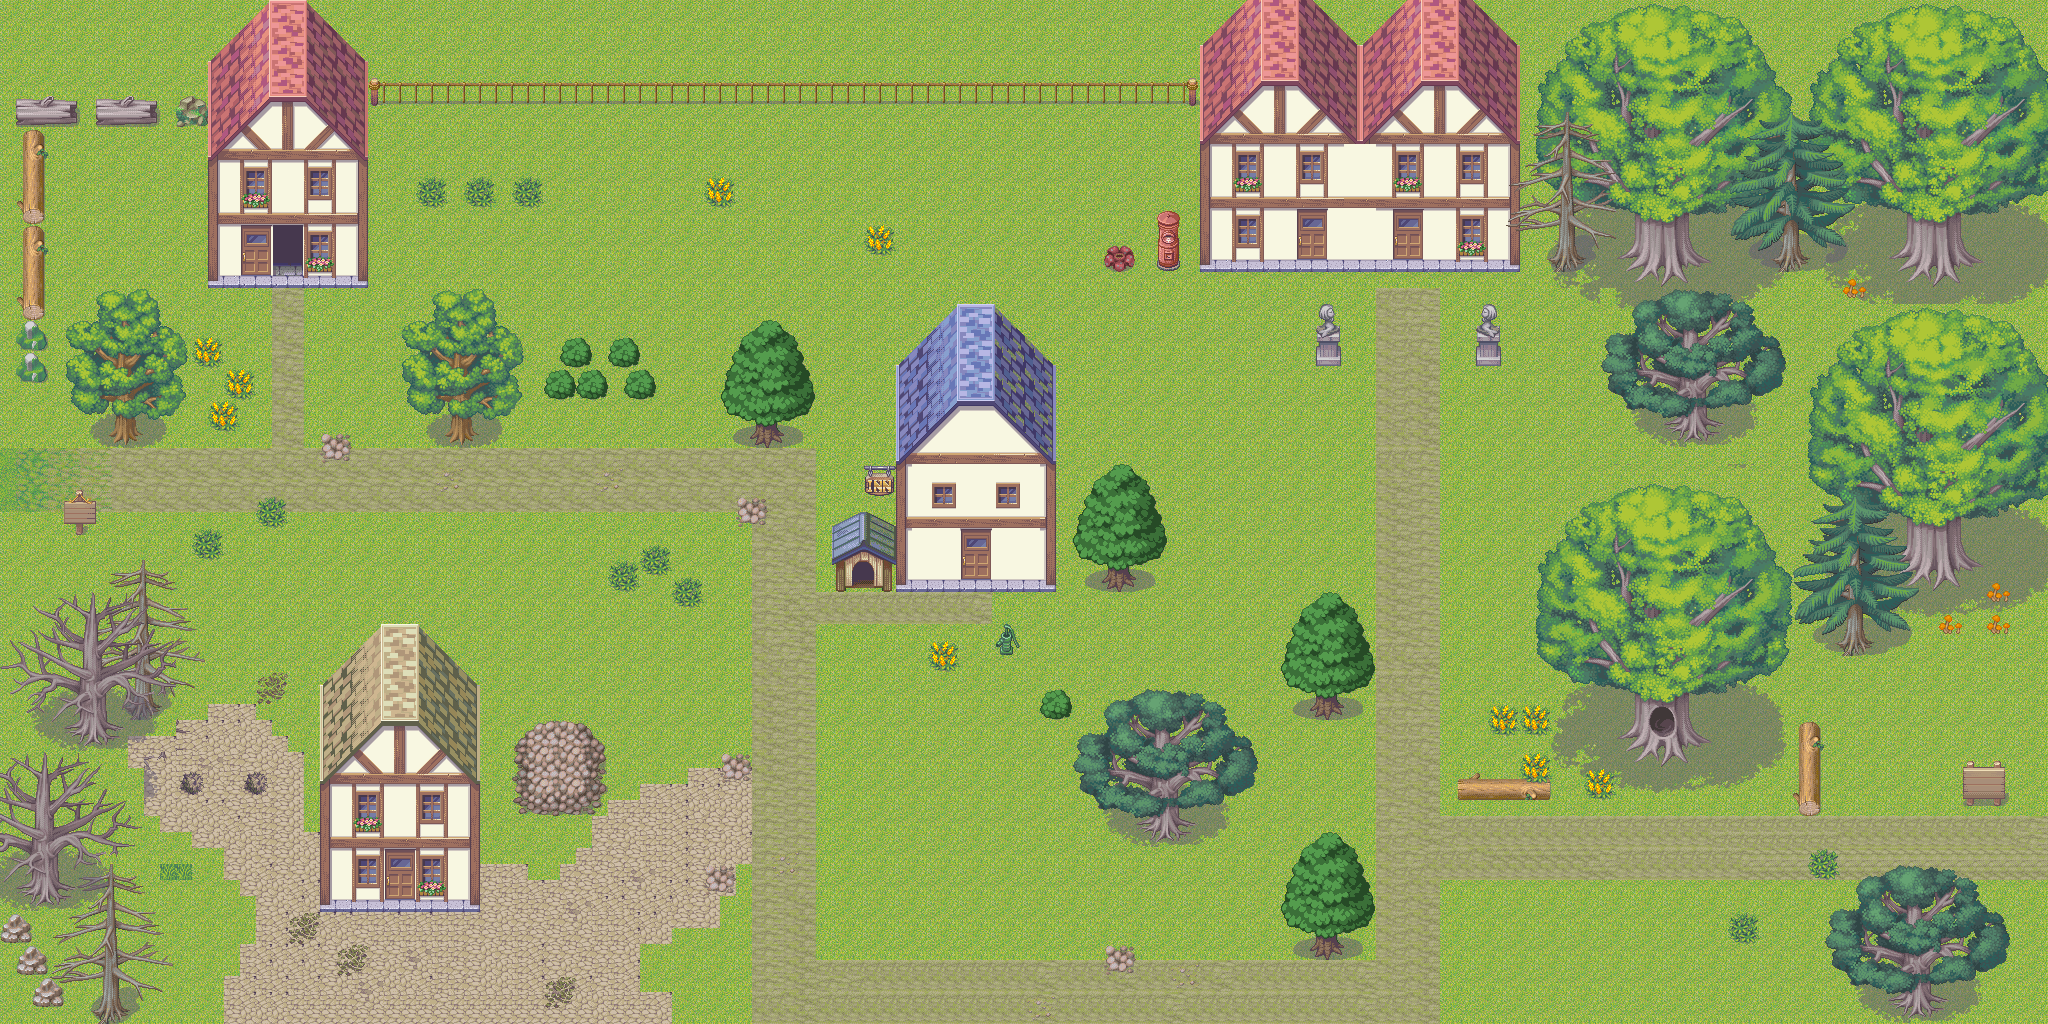

This is a level from a 2D game, rendered from its Tiled map with the project's own tilesets. A one-line summary and the map file follow, with tile-layer data summarised:
An orthogonal 128x64 tile map with 16x16 px tiles, 4 tile layers (background, first, second, meta), 2 tilesets and 74 objects (47x barrier, 20x semi-transparent, 6x entrance, spawn-point).

<map version="1.0" orientation="orthogonal" width="128" height="64" tilewidth="16" tileheight="16">
 <properties>
  <property name="is-internal-scene" value="0" />
 </properties>
 <tileset firstgid="1" name="forest" tilewidth="16" tileheight="16">
  <image source="forest.png" width="1024" height="1312" />
 </tileset>
 <tileset firstgid="5249" name="barrier-mask" tilewidth="16" tileheight="16">
  <image source="barrier-mask4.png" width="64" height="64" />
  <tile id="0">
   <properties>
    <property name="barrier-type" value="1" />
   </properties>
  </tile>
  <tile id="1">
   <properties>
    <property name="barrier-type" value="2" />
   </properties>
  </tile>
  <tile id="2">
   <properties>
    <property name="barrier-type" value="3" />
   </properties>
  </tile>
 </tileset>
 <layer name="background" width="128" height="64">
  <data>[8192 cells, 8192 non-empty, 4 distinct tile ids]</data>
 </layer>
 <layer name="first" width="128" height="64">
  <data>[8192 cells, 4216 non-empty, 1245 distinct tile ids]</data>
 </layer>
 <layer name="second" width="128" height="64">
  <data>[8192 cells, 939 non-empty, 462 distinct tile ids]</data>
 </layer>
 <objectgroup name="barriers" width="128" height="64">
  <object type="barrier" x="1616" y="720" width="96" height="48">
   <properties>
    <property name="barrier-type" value="1" />
   </properties>
  </object>
  <object type="barrier" x="1616" y="224" width="432" height="48">
   <properties>
    <property name="barrier-type" value="1" />
   </properties>
  </object>
  <object type="barrier" x="1883" y="532" width="96" height="48">
   <properties>
    <property name="barrier-type" value="1" />
   </properties>
  </object>
  <object type="barrier" x="1136" y="816" width="64" height="32">
   <properties>
    <property name="barrier-type" value="1" />
   </properties>
  </object>
  <object type="barrier" x="1888" y="976" width="64" height="48">
   <properties>
    <property name="barrier-type" value="1" />
   </properties>
  </object>
  <object type="barrier" x="1664" y="416" width="64" height="32">
   <properties>
    <property name="barrier-type" value="1" />
   </properties>
  </object>
  <object type="barrier" x="64" y="720" width="64" height="32">
   <properties>
    <property name="barrier-type" value="1" />
   </properties>
  </object>
  <object type="barrier" x="16" y="864" width="64" height="32">
   <properties>
    <property name="barrier-type" value="1" />
   </properties>
  </object>
  <object type="barrier" x="80" y="992" width="64" height="32">
   <properties>
    <property name="barrier-type" value="1" />
   </properties>
  </object>
  <object type="barrier" x="1296" y="688" width="48" height="32">
   <properties>
    <property name="barrier-type" value="1" />
   </properties>
  </object>
  <object type="barrier" x="1296" y="928" width="48" height="32">
   <properties>
    <property name="barrier-type" value="1" />
   </properties>
  </object>
  <object type="barrier" x="1104" y="560" width="48" height="32">
   <properties>
    <property name="barrier-type" value="1" />
   </properties>
  </object>
  <object type="barrier" x="742" y="418" width="48" height="32">
   <properties>
    <property name="barrier-type" value="1" />
   </properties>
  </object>
  <object type="barrier" x="432" y="416" width="48" height="32">
   <properties>
    <property name="barrier-type" value="1" />
   </properties>
  </object>
  <object type="barrier" x="96" y="416" width="48" height="32">
   <properties>
    <property name="barrier-type" value="1" />
   </properties>
  </object>
  <object type="barrier" x="112" y="688" width="48" height="32">
   <properties>
    <property name="barrier-type" value="1" />
   </properties>
  </object>
  <object type="barrier" x="1832" y="625" width="48" height="32">
   <properties>
    <property name="barrier-type" value="1" />
   </properties>
  </object>
  <object type="barrier" x="544" y="352" width="112" height="48">
   <properties>
    <property name="barrier-type" value="1" />
   </properties>
  </object>
  <object type="barrier" x="208" y="48" width="160" height="240">
   <properties>
    <property name="barrier-type" value="1" />
   </properties>
  </object>
  <object type="barrier" x="368" y="80" width="832" height="32">
   <properties>
    <property name="barrier-type" value="1" />
   </properties>
  </object>
  <object type="barrier" x="1200" y="80" width="416" height="192">
   <properties>
    <property name="barrier-type" value="1" />
   </properties>
  </object>
  <object type="barrier" x="1792" y="720" width="32" height="96">
   <properties>
    <property name="barrier-type" value="1" />
   </properties>
  </object>
  <object type="barrier" x="1456" y="768" width="96" height="32">
   <properties>
    <property name="barrier-type" value="1" />
   </properties>
  </object>
  <object type="barrier" x="1952" y="768" width="64" height="48">
   <properties>
    <property name="barrier-type" value="1" />
   </properties>
  </object>
  <object type="barrier" x="720" y="752" width="32" height="32">
   <properties>
    <property name="barrier-type" value="1" />
   </properties>
  </object>
  <object type="barrier" x="736" y="496" width="32" height="32">
   <properties>
    <property name="barrier-type" value="1" />
   </properties>
  </object>
  <object type="barrier" x="1104" y="944" width="32" height="32">
   <properties>
    <property name="barrier-type" value="1" />
   </properties>
  </object>
  <object type="barrier" x="320" y="432" width="32" height="32">
   <properties>
    <property name="barrier-type" value="1" />
   </properties>
  </object>
  <object type="barrier" x="512" y="720" width="96" height="96">
   <properties>
    <property name="barrier-type" value="1" />
   </properties>
  </object>
  <object type="barrier" x="1312" y="336" width="32" height="32">
   <properties>
    <property name="barrier-type" value="1" />
   </properties>
  </object>
  <object type="barrier" x="1472" y="336" width="32" height="32">
   <properties>
    <property name="barrier-type" value="1" />
   </properties>
  </object>
  <object type="barrier" x="1152" y="240" width="48" height="32">
   <properties>
    <property name="barrier-type" value="1" />
   </properties>
  </object>
  <object type="barrier" x="320" y="816" width="160" height="96">
   <properties>
    <property name="barrier-type" value="1" />
   </properties>
  </object>
  </objectgroup>
 <objectgroup color="#23a400" name="entrances" width="128" height="64">
  <!-- 6 objects omitted --></objectgroup>
 <objectgroup color="#0000ff" name="semi-transparents" width="128" height="64">
  <!-- 20 objects omitted --></objectgroup>
 <layer name="meta" width="128" height="64">
  <data>[8192 cells, 3 non-empty, 2 distinct tile ids]</data>
 </layer>
 <objectgroup color="#a4a314" name="objects" width="128" height="64">
  <!-- 1 objects omitted --></objectgroup>
</map>
<!-- 41 of 74 objects omitted -->
